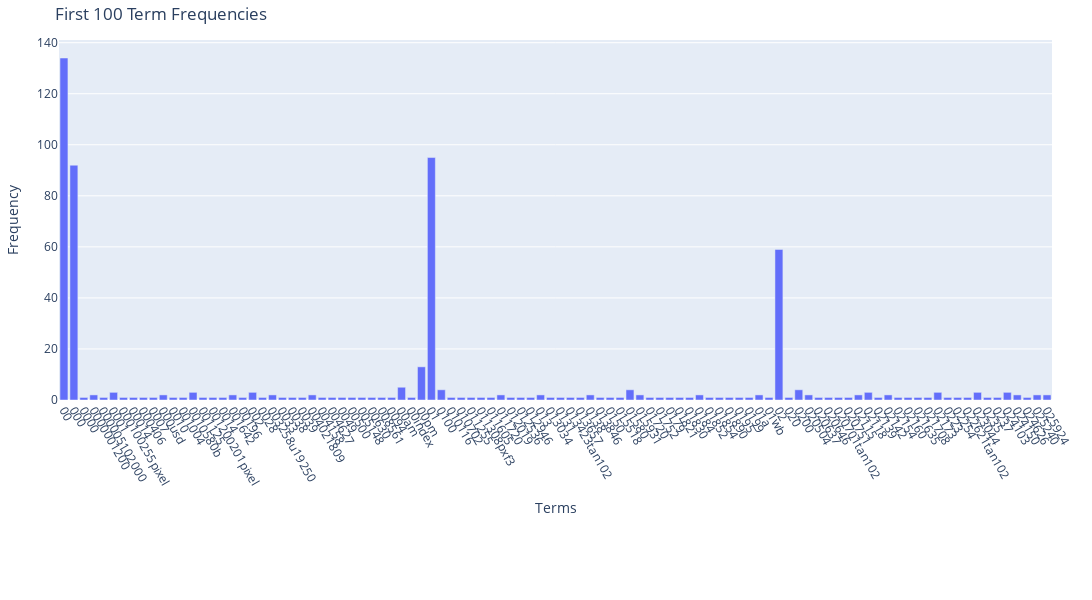

Notebook code cell kept with this figure:
### Markdown cell above
### >>> **Exercise 13 (take home):** 
The chart above only contains 300 vocabulary in the documents, and it's already computationally intensive to both compute and visualize. Can you efficiently reduce the number of terms you want to visualize as an exercise.

### Code cell
# Answer here

# modify the code to select only a subset of terms 
import plotly.express as px
import numpy as np

# Calculate term frequencies
term_frequencies = np.asarray(X_counts.sum(axis=0)).flatten()

# Convert to numpy array
term_frequencies = np.asarray(term_frequencies)

# Create a DataFrame for Plotly
df_plotly = pd.DataFrame({
    'Term': count_vect.get_feature_names_out()[:100],  # First 100 terms
    'Frequency': term_frequencies[:100]               # First 100 frequencies
})

# Plot using Plotly
fig = px.bar(
    df_plotly, 
    x='Term', 
    y='Frequency', 
    title='First 100 Term Frequencies',
    labels={'Term': 'Terms', 'Frequency': 'Frequency'},
    width=1400, height=600
)

# Update layout for better visualization
fig.update_layout(
    xaxis=dict(tickangle=60, tickmode='array', tickvals=df_plotly['Term']),
    margin=dict(l=40, r=40, t=40, b=200)
)

# Show the Plotly figure
fig.show()

### Figure 1 — Plotly figure (JSON) as saved in the notebook; plotly's stock layout.template omitted (floating-point values rounded to 4 significant figures)
{"data": [{"alignmentgroup": "True", "hovertemplate": "Terms=%{x}<br>Frequency=%{y}<extra></extra>", "legendgroup": "", "marker": {"color": "#636efa", "pattern": {"shape": ""}}, "name": "", "offsetgroup": "", "orientation": "v", "showlegend": false, "textposition": "auto", "type": "bar", "x": ["00", "000", "0000", "0000001200", "000005102000", "0001", "000100255pixel", "00014", "000406", "0007", "000usd", "0010", "001004", "0010580b", "001125", "001200201pixel", "0014", "001642", "00196", "002", "0028", "003258u19250", "0033", "0038", "0039", "004021809", "004158", "004627", "0049", "00500", "005148", "00630", "008561", "0094", "00am", "00index", "00pm", "01", "0100", "010116", "010702", "011255", "011308pxf3", "011605", "011720", "012019", "012536", "012946", "013", "013034", "0131", "013423tan102", "013657", "0138", "013846", "0150", "015518", "01580", "015931", "01720", "01752", "0179", "01821", "01830", "0184", "01852", "01854", "01890", "0195", "0199", "01a", "01wb", "02", "020", "0200", "020504", "020637", "020646", "020701tan102", "020751", "02115", "02118", "02139", "02142", "02154", "02160", "021635", "021708", "02173", "0223", "02254", "022621tan102", "023044", "0235", "0237", "024103", "024150", "024626", "025240", "025924"], "xaxis": "x", "y": [134, 92, 1, 2, 1, 3, 1, 1, 1, 1, 2, 1, 1, 3, 1, 1, 1, 2, 1, 3, 1, 2, 1, 1, 1, 2, 1, 1, 1, 1, 1, 1, 1, 1, 5, 1, 13, 95, 4, 1, 1, 1, 1, 1, 2, 1, 1, 1, 2, 1, 1, 1, 1, 2, 1, 1, 1, 4, 2, 1, 1, 1, 1, 1, 2, 1, 1, 1, 1, 1, 2, 1, 59, 1, 4, 2, 1, 1, 1, 1, 2, 3, 1, 2, 1, 1, 1, 1, 3, 1, 1, 1, 3, 1, 1, 3, 2, 1, 2, 2], "yaxis": "y"}], "layout": {"barmode": "relative", "height": 600, "legend": {"tracegroupgap": 0}, "margin": {"b": 200, "l": 40, "r": 40, "t": 40}, "title": {"text": "First 100 Term Frequencies"}, "width": 1400, "xaxis": {"anchor": "y", "domain": [0, 1], "tickangle": 60, "tickmode": "array", "tickvals": ["00", "000", "0000", "0000001200", "000005102000", "0001", "000100255pixel", "00014", "000406", "0007", "000usd", "0010", "001004", "0010580b", "001125", "001200201pixel", "0014", "001642", "00196", "002", "0028", "003258u19250", "0033", "0038", "0039", "004021809", "004158", "004627", "0049", "00500", "005148", "00630", "008561", "0094", "00am", "00index", "00pm", "01", "0100", "010116", "010702", "011255", "011308pxf3", "011605", "011720", "012019", "012536", "012946", "013", "013034", "0131", "013423tan102", "013657", "0138", "013846", "0150", "015518", "01580", "015931", "01720", "01752", "0179", "01821", "01830", "0184", "01852", "01854", "01890", "0195", "0199", "01a", "01wb", "02", "020", "0200", "020504", "020637", "020646", "020701tan102", "020751", "02115", "02118", "02139", "02142", "02154", "02160", "021635", "021708", "02173", "0223", "02254", "022621tan102", "023044", "0235", "0237", "024103", "024150", "024626", "025240", "025924"], "title": {"text": "Terms"}}, "yaxis": {"anchor": "x", "domain": [0, 1], "title": {"text": "Frequency"}}}}
